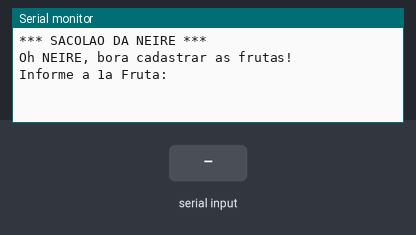
The sketch below on a simulated Arduino Uno, built with avr-gcc and run on an emulated ATmega328P. On the bench: the last lines printed to the serial monitor. The test bench sets the inputs (shaded band).

Above: at 0.8 s.
0.9 s: "90,45\n" received over Serial
At 3.1 s:
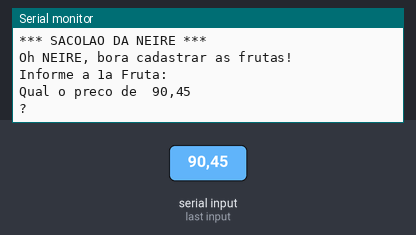
3.4 s: "5\n" received over Serial
At 4.9 s:
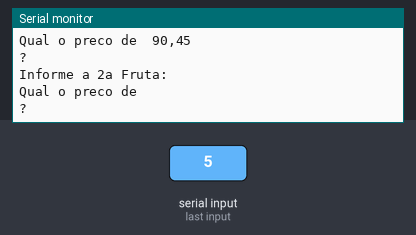

Measured:
- after the input at 0.9 s, the serial monitor: prints a new line after 1.0 s (image 1)
- after the input at 3.4 s, the serial monitor: prints a new line at once (image 2)

The sketch:

vetores_cadastro_de_frutas_e_pre_o1.ino
```cpp
// C++ code
//
String frutaDigitada = "";
String frutas[6]{};
float precosFrutas[6];

void setup()
{
  Serial.begin(9600);


  Serial.println("*** SACOLAO DA NEIRE ***");
  Serial.println();


  Serial.println("Oh NEIRE, bora cadastrar as frutas!");

  Serial.println();

  for(int i = 0; i <= 5; i++){
  //perguntar a fruta para o usuário
  Serial.println("Informe a " + String(i+1) + "a Fruta:");
  while(! Serial.available());
  String frutaDigitada = Serial.readString();

  //pega o preco da fruta
  Serial.println("Qual o preco de  " + frutaDigitada + "?");
  while(! Serial.available());
  float precoDigitado = Serial.parseFloat();


  frutas[i] = frutaDigitada;
  precosFrutas[i] = precoDigitado;

  }  //fim do for

  Serial.println("Exibindo os valores cadastrados: ");
  Serial.println();

  Serial.println("---LISTA DE FRUTAS---");

  Serial.println();
  Serial.println();


  for(int i = 0; i <= 5; i++){
  Serial.println(String(i + 1) + " fruta: " + frutas[i]);
  Serial.println("Preco da Fruta: " + String(precosFrutas[i]));


  }


}
void loop()
{

}
```
